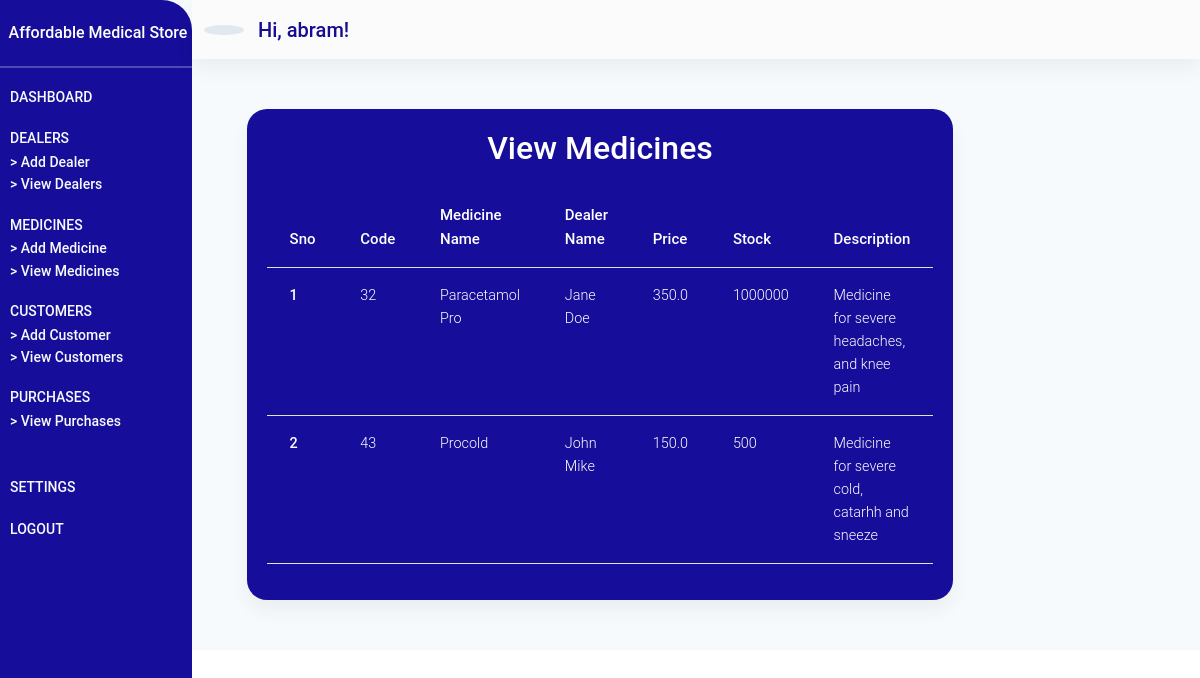
Screenshot of /medicines/ (signed in) with the database file from the repository.
### store/models.py (models this page shows, shortened)
class Medicine(models.Model):
    med_code = models.IntegerField()
    med_name = models.CharField(max_length=50)
    dealer_name = models.ForeignKey(Dealer, on_delete=models.CASCADE)
    price = models.FloatField()
    stock = models.IntegerField()
    description = models.TextField()
    def get_update_url(self):
        return reverse("store:update-medicine", kwargs={"pk": self.pk})
    def get_delete_url(self):
        return reverse("store:delete-medicine", kwargs={"pk": self.pk})

class Dealer(models.Model):
    fname = models.CharField(max_length=100)
    lname = models.CharField(max_length=100)
    address = models.TextField()
    phone_number = models.CharField(max_length=15)
    email = models.CharField(max_length=50)
    def __str__(self):
        return f"{self.fname} {self.lname}"

### store/views.py (the view)
# urls.py: path('medicines/', medicines_page, name="view-medicines"),
@login_required(login_url="/login/")
def medicines_page(request):
    medicines = Medicine.objects.all()
    context = {
        "medicines": medicines
    }
    return render(request, "store/view-medicines.html", context)

### store/templates/store/view-medicines.html (shortened to what this page needs)
{% extends 'store/base.html' %}
{% load static %}
{% block content %}
<section id="dashboard_section" class="dashboard_section">
    {% include "store/_dashboard-admin.html" %}
    <div class="container-fluid">
        <div class="add_dealer">
            <div class="dealers__card card">
                <p class="h2">
                    View Medicines
                </p>
                <div class="dealers__table table-responsive">
                    <table class="table">
                        <thead>
                            <tr>
                                <th scope="col">Sno</th>
                                <th scope="col">Code</th>
                                <th scope="col">Medicine Name</th>
                                <th scope="col">Dealer Name</th>
                                <th scope="col">Price</th>
                                <th scope="col">Stock</th>
                                <th scope="col">Description</th>
                            </tr>
                        </thead>
                        <tbody>
                            {% for medicine in medicines %}
                            <tr>
                                <th scope="row">{{ medicine.id }}</th>
                                <td>{{ medicine.med_code }}</td>
                                <td>{{ medicine.med_name }}</td>
                                <td>{{ medicine.dealer_name }}</td>
                                <td>{{ medicine.price }}</td>
                                <td>{{ medicine.stock }}</td>
                                <td>{{ medicine.description }}</td>
                            </tr>
                            {% endfor %}
                        </tbody>
                    </table>
                </div>
            </div>
        </div>
    </div>
</section>
{% endblock content %}

### store/templates/store/base.html (shortened to what this page needs)
{% load static %}
<!DOCTYPE html>
<html lang="en">
<head>
    <link rel="stylesheet" href="{% static 'css/mdb.min.css' %}">
    <link rel="stylesheet" href="{% static 'css/animate.css' %}">
    <link rel="stylesheet" href="{% static 'css/styles.css' %}">
</head>
<body>
    {% block content %}{% endblock content %}
</body>
</html>

### store/templates/store/_dashboard-admin.html (shortened to what this page needs)
{% load static %}
<div class="dashboard_header" id="sidebarToggleButton">
    <div class="dasboard_sidebar">
        <nav class="sidenav_bar sidenav-d-none" id="sideNavBar">
            <div class="dashboard_logo">
                <div class="logo_flex">
                    <span class="text">
                       Affordable Medical Store
                    </span>
                </div>
            </div>
            <hr class="hr_sidenav">
            <div class="sidebar_main">
                <ul class="sidebar">
                    <li class="sidebar_item">
                        <a href="{% url 'store:dashboard-admin' %}" class="item_link">
                            <span class="item_text sidebar_active">
                                Dashboard
                            </span>
                        </a>
                    </li>
                    <li class="sidebar_item">
                        <a class="item_link" id="dealerID">
                            <span class="item_text">
                                Dealers
                            </span>
                        </a>
                        <div class="dealer__items" id="dealerItems">
                            <a href="{% url "store:add-dealer" %}" class="dealer__item">
                                > Add Dealer
                            </a>
                            <a href="{% url "store:view-dealers" %}" class="dealer__item">
                                > View Dealers
                            </a>
                        </div>
                    </li>
                    <li class="sidebar_item">
                        <a class="item_link" id="medicineID">
                            <span class="item_text">
                                Medicines
                            </span>
                        </a>
                        <div class="medicine__items" id="medicineItems">
                            <a href="{% url 'store:add-medicine' %}" class="dealer__item">
                                > Add Medicine
                            </a>
                            <a href="{% url 'store:view-medicines' %}" class="dealer__item">
                                > View Medicines
                            </a>
                        </div>
                    </li>
                    <li class="sidebar_item">
                        <a class="item_link" id="customerID">
                            <span class="item_text">
                                Customers
                            </span>
                        </a>
                        <div class="customer__items" id="customerItems">
                            <a href="{% url 'store:add-customer' %}" class="dealer__item">
                                > Add Customer
                            </a>
                            <a href="{% url 'store:view-customers' %}" class="dealer__item">
                                > View Customers
                            </a>
                        </div>
                    </li>
                    <li class="sidebar_item" id="purchaseID">
                        <a class="item_link">
                            <span class="item_text">
                                Purchases
                            </span>
                        </a>
                        <div class="purchase__items" id="purchaseItems">
                            <a href="{% url 'store:view-purchases' %}" class="dealer__item">
                                > View Purchases
                            </a>
                        </div>
                    </li>
                </ul>
            </div>
            <div class="sidebar_meta">
                <ul class="sidebar">
                    <li class="sidebar_item">
                        <a href="{% url 'store:settings' %}" class="item_link">
                            <span class="item_text">
                                Settings
                            </span>
                        </a>
                    </li>
                    <li class="sidebar_item">
                        <a href="{% url 'store:confirm-logout' %}" class="item_link">
                            <span class="item_text">
                                Logout
                            </span>
                        </a>
                    </li>
                </ul>
            </div>
        </nav>
    </div>
    <div class="dashboard_navbar" id=mainNavBar>
        <nav class="navbar navbar-expand-sm navbar-light bg-light sticky-top">
            <div class="container-fluid">
                <a class="navbar-brand nav_image" href="#">
                    <img src="https://images.pexels.com/photos/3683041/pexels-photo-3683041.jpeg?cs=srgb&dl=couleur-medical-medicament-tablettes-3683041.jpg&fm=jpg" alt="" class="img-responsive">
                    <span class="nav_span" style="font-weight: 550;">
                        Hi, {{ request.user.username }}!
                    </span>
                </a>
            </div>
        </nav>
    </div>
</div>

### store/static/css/styles.css (style rules this page uses)
* { margin: 0%; padding: 0%; box-sizing: border-box; }
a.nav_image img { width: 40px; background-color: #e2e8f0; padding: 5px; color: #160d9a!important; border-radius: 50%; }
span.nav_span { font-weight: 550; color: #160d90; margin-left: 10px; }
span.sidebar_active { font-weight: 550; }
div.dashboard_navbar { margin-left: 12rem; }
nav.sidenav_bar { width: 12rem; height: 100%; padding-bottom: 50px; position: fixed; background: #160d9a; border-radius: 0px 30px 30px 0px; }
div.dashboard_logo { margin-top: 20px; margin-bottom: 20px; text-align: center; }
div.dashboard_logo span.text { color: #fff !important; font-weight: 550; }
hr.hr_sidenav { background-color: #fff; height: 2px; }
ul.sidebar { list-style: none; padding: 0; margin: 0; display: flex; flex-direction: column; align-items: flex-start; margin-left: 10px; }
li.sidebar_item { margin-bottom: 1rem; }
li.sidebar_item a { color: #f7fafc; font-size: 14px; font-weight: 500; }
li.sidebar_item span.item_text { text-transform: uppercase; }
div.dealer__items, div.medicine__items, div.employee__items, div.customer__items, div.purchase__items { display: flex; flex-direction: column; }
a.dealer__item { color: #f7fafc; font-size: 14px; }
div.sidebar_meta { margin-top: 26px; }
section.dashboard_section { --bg-opacity: 1; background-color: #f7fafc; background-size: contain; }
div.add_dealer { margin-top: 50px; padding-bottom: 50px; }
div.dealers__card { padding: 20px; background-color: #160d9a; width: 60%; margin: auto; border-radius: 20px; }
div.dealers__card p.h2 { text-align: center; color: #fff; margin-bottom: 20px; font-weight: 550; }
div.dealers__table table.table { width: 100% !important; color: #fff; }
div.dealers__table table.table thead { font-size: 15px; font-weight: 600 !important; }

### rows the page displays
Medicine: id "1", med_code "32", med_name "Paracetamol Pro", dealer_name "Jane Doe", price "350.0", stock "1000000", description "Medicine for severe headaches, and knee pain"
Medicine: id "2", med_code "43", med_name "Procold", dealer_name "John Mike", price "150.0", stock "500", description "Medicine for severe cold, catarhh and sneeze"

### other values shown
{{ request.user.username }} "abram"
